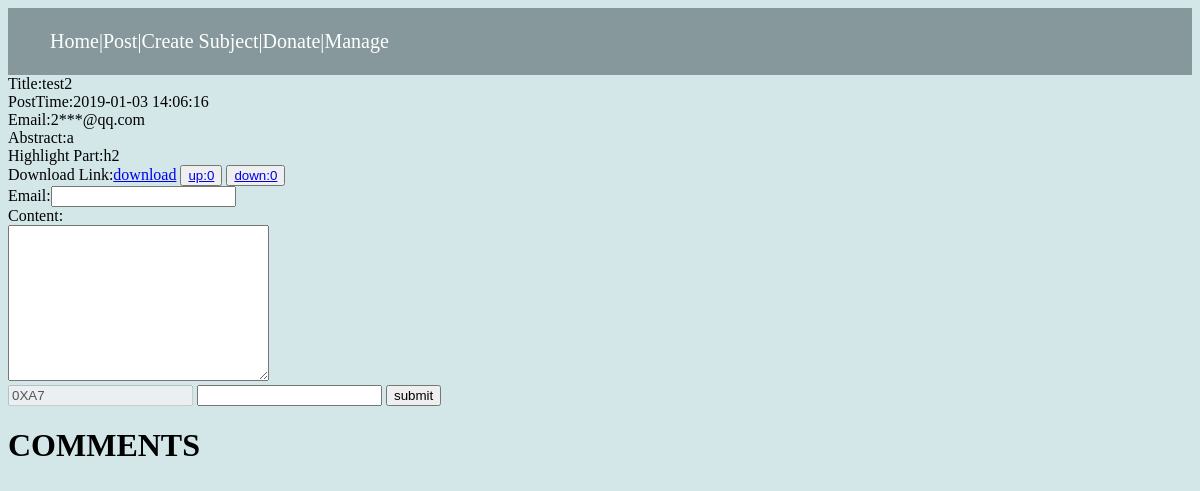
The app's page /article/3, older data.
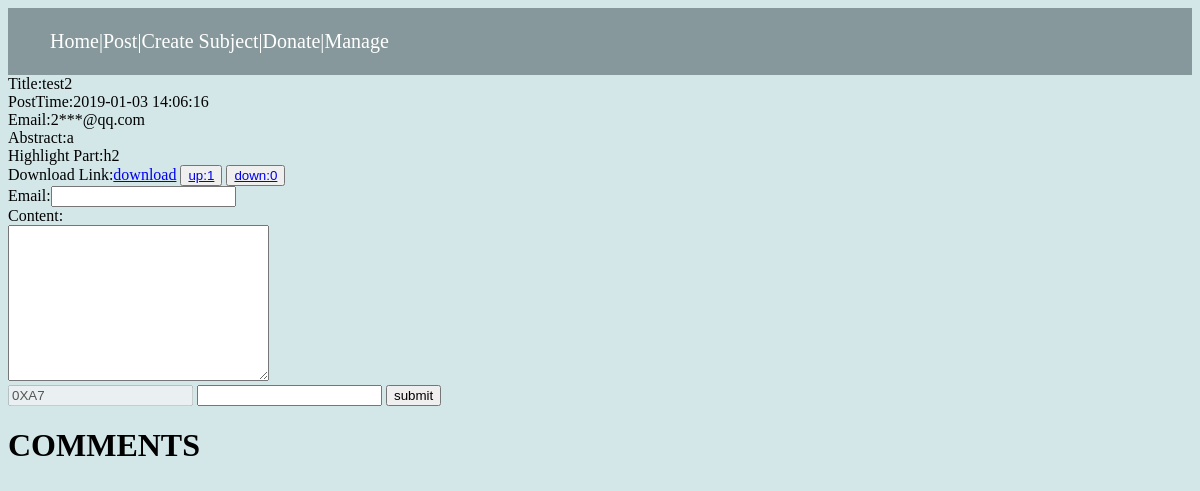
The same page, newer data.
### model.py (models this page shows, shortened)
class Article(db.Model):
    __tablename__ = 'article'
    id = db.Column(db.Integer,primary_key=True)
    title = db.Column(db.Text)
    user_id = db.Column(db.Text,db.ForeignKey('user.id'))
    subject_id = db.Column(db.Integer,db.ForeignKey('subject.id'))
    abstract = db.Column(db.Text)
    highlight_part = db.Column(db.Text)
    postTime = db.Column(db.Text)
    accessNum = db.Column(db.Integer,default=0)
    commentNum = db.Column(db.Integer,default=0)
    upvoteNum = db.Column(db.Integer,default=0)
    downvoteNum = db.Column(db.Integer,default=0)
    hided = db.Column(db.Integer,default=0)
    dl_link = db.Column(db.Text)
    comments = db.relationship('Comment')
    user = db.relationship('User', lazy='subquery')

class User(db.Model):
    __tablename__ = 'user'
    id = db.Column(db.Integer, primary_key=True)
    email = db.Column(db.Text)
    articles = db.relationship('Article')
    comments = db.relationship('Comment')

### app.py (the view)
@app.route('/article/<article_id>')
def article(article_id):
    article = articleService.find_by_id(article_id)
    user = userService.find_by_id(article.user_id)
    ip = ipService.find_ip_by_ip(request.remote_addr)
    aip = ipService.find_aip_both(article_id,ip.id)
    comments = commentService.find_by_articleid(article_id)
    comments.reverse()
    if aip is None:#第一次访问
        aip = ArticleIp(ip_id=ip.id,article_id=article_id,vote_state=0)
        ipService.insert(aip)
        articleService.addAccess(article)
    return render_template('article.html',article = article,user=user,comments=comments,flag=0)

### app.py (called while the page is built)
@app.before_request
def before_request():
    addr = request.remote_addr
    ip = ipService.find_ip_by_ip(addr)
    if ip is None:
        ip = IP(addr=addr, is_blocked=0)
        ipService.insert(ip)
    elif ip.is_blocked == 1:
        os.abort(403)

### services.py (called while the page is built)
    def find_by_id(self,id):
        article = Article.query.filter_by(id=id).first()
        return article

    def find_by_id(self,user_id):
        user = User.query.filter_by(id=user_id).first()
        return user

    def find_ip_by_ip(self,addr):
        ip = IP.query.filter_by(addr=addr).first()
        return ip

    def find_aip_both(self,article_id,ip_id):
        aip = ArticleIp.query.filter_by(article_id=article_id, ip_id=ip_id).first()
        return aip

    def find_by_articleid(self,article_id):
        return Comment.query.filter_by(article_id=article_id).all()

### templates/article.html (shortened to what this page needs)
{% extends "base.html" %}
{% block content %}
<div class="articlePage">
        Title:{{ article.title }}<br/>
        PostTime:{{ article.postTime }}<br/>
        Email:{{ user.email[0]+"***"+user.email[user.email.index('@'):] }}<br/>
        Abstract:{{ article.abstract }}<br/>
        Highlight Part:{{ article.highlight_part }}<br/>
        Download Link:<a href="../{{ article.dl_link }}">download</a>
        <button><a href="../upvote/{{ article.id }}">up:{{ article.upvoteNum }}</a></button>
        <button><a href="../downvote/{{ article.id }}">down:{{ article.downvoteNum }}</a></button>
 </div>
<div class="post comment" >
    <form action="/{{ article.id }}/comment" method="post"  id="form">
         Email:<input type="email" name="email" required><br/>
         Content:<br/> <textarea name="content" id="" cols="30" rows="10"></textarea><br/>
    </form>
    <input type="text" id="code" disabled>
    <input type="text" id="input">
    <button onclick="validate()">submit</button>
</div>
 <div class="comment" >
 <h1>COMMENTS</h1>
 </div>
{% endblock %}

### templates/base.html (shortened to what this page needs)
<!DOCTYPE html>
<html lang="en">
<head>
</head>
<body>
<nav>
    <div id="navigator">
        <ul style="list-style: none">
            <li style="float: left"> <a href="/">Home</a>|</li>
            <li style="float: left"><a href="/post">Post</a>|</li>
            <li style="float: left"><a href="/create_subject_page">Create Subject</a>|</li>
            <li style="float: left"><a href="/donate">Donate</a>|</li>
            <li><a href="/manage">Manage</a></li>
        </ul>
    </div>
</nav>
<div id="content">{% block content %}{% endblock %}</div>
</body>
</html>

Row changes from the older to the newer data that the page shows:
changed Article "test2": upvoteNum "0" → "1"
